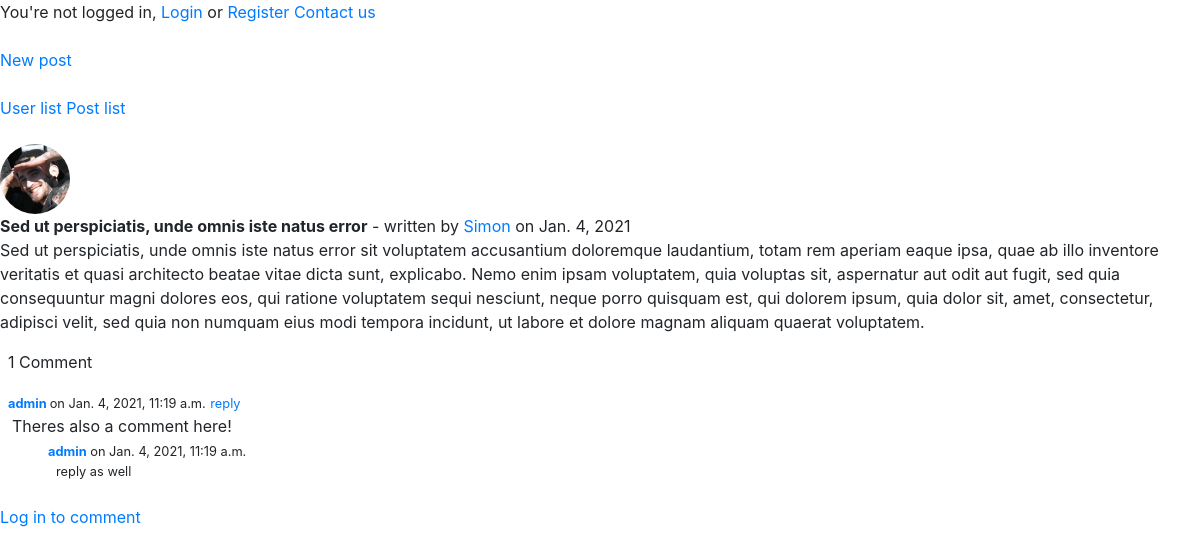
The app's page /posts/1/sed-ut-perspiciatis-unde-omnis-iste-natus-error with its own data.
### posts/models.py (models this page shows, shortened)
class Post(models.Model):
    author = models.ForeignKey(User, on_delete=models.SET_NULL, null=True)
    title = models.CharField(max_length=120)
    text = models.TextField(max_length=1200)
    created = models.DateField(default=django.utils.timezone.now)
    slug = models.SlugField(blank=True, null=True)
    @property
    def number_of_comments(self):
        return Comment.objects.filter(post=self).count()
    class Meta:
        ordering = ('created',)

class Comment(models.Model):
    post = models.ForeignKey(Post, on_delete=models.CASCADE, blank=True, null=True, related_name='comments')
    author = models.ForeignKey(User, on_delete=models.SET_NULL, null=True)
    parent = models.ForeignKey('self', on_delete=models.SET_NULL, null=True, blank=True)
    created = models.DateTimeField(auto_now_add=True, blank=True)
    text = models.CharField(max_length=420)
    def children(self):  # replies
        return Comment.objects.filter(parent=self)
    class Meta:
        ordering = ('created',)

### users/models.py (models this page shows, shortened)
class Profile(models.Model):
    user = models.OneToOneField(User, on_delete=models.CASCADE)
    profile_pic = models.ImageField(default='default.jpg', upload_to='profile_pics')
    kind = models.ForeignKey(UserKindOfProfile, on_delete=models.SET_NULL, null=True)
    instruments = models.ManyToManyField(UserInstrument)
    generes = models.ManyToManyField(UserGenere)
    city = models.CharField(max_length=30)
    open_for_coop = models.BooleanField(default=True)
    form_of_coop = models.ManyToManyField(UserCooperation)
    bio = models.CharField(max_length=600)
    slug = models.SlugField(blank=True, null=True)
    class Meta:
       ordering = ['-user']

### posts/views.py (the view, shortened to what this page needs)
# urls.py: path('<int:pk>/<slug:slug>', PostDetailView.as_view(), name='post-detail'),
class PostDetailView(SuccessMessageMixin, DetailView):
    model = Post
    success_message = 'Your comment has been added.'
    def get_context_data(self, **kwargs):
        context = super().get_context_data(**kwargs)
        post_comments = Comment.objects.all().order_by('-created')
        context['comments'] = post_comments
        if self.request.user.is_authenticated:
            context['comment_form'] = CommentForm(instance=self.request.user)
        return context

### posts/templates/posts/post_detail.html (shortened to what this page needs)
{% extends 'base.html' %}
{% block content %}
    {% include 'navbar.html' %}
    <img id='profile-small-pic' class='rounded-circle' src='{{ post.author.profile.profile_pic.url }}'><br>
    <b>{{ post.title }}</b> - written by <a href="{% url 'user-detail' post.author.profile.slug %}">{{ post.author }}</a> on {{ post.created }}
    <br>
    <p>{{ post.text }}</p>
    {% if comments %}
        <p class="ml-2">{{ object.number_of_comments }} Comment{{ object.number_of_comments|pluralize }}</p>
        {% for comment in comments %}
            {% if comment.post == post %}
                <small class="ml-2"><a href="{% url 'user-detail' comment.author.slug %}"><b> {{ comment.author }} </b></a> on {{ comment.created }}</small>
                <small><a href="{% url 'comment-detail' comment.id %}">reply</a></small>
                <p class="mb-0 ml-2 pl-1">{{ comment.text }}</p>
                {% for reply in comment.children %}
                    <small>
                        <a class="ml-5" href="{% url 'user-detail' reply.author.slug %}"><b>{{ reply.author }}</b></a> on {{ reply.created }}</small>
                        <p class="mb-0 ml-5 pl-2 small">{{ reply.text }}</p>
                {% endfor %}<br>
            {% endif %}
        {% endfor %}
    {% else %}
        <p>No comments yet.</p>
    {% endif %}
    {% if user.is_authenticated %}
        <form method="POST">
            {% csrf_token %}
            {{ comment_form }}
            <input type="hidden" name="parent_id" value="{{ comment.id }}">
            <input type="submit" value="Submit">
        </form>
    {% else %}
        <a href="{% url 'login' %}?next={{request.path}}">Log in to comment</a><br>
    {% endif %}
{% endblock %}

### findmusician/static/findmusician/main.css (style rules this page uses)
#profile-small-pic { max-width: 70px; }

### records on screen
Post: author.profile.profile_pic (picture), title "Sed ut perspiciatis, unde omnis iste natus error", author "Simon", created "Jan. 4, 2021", text "Sed ut perspiciatis, unde omnis iste natus error sit voluptatem accusantium doloremque laudantium, totam rem aperiam eaque ipsa, quae ab illo inventore veritatis et quasi architecto beatae vitae dicta sunt, explicabo. Nemo enim ipsam voluptatem, quia voluptas sit, aspernatur aut odit aut fugit, sed quia consequuntur magni dolores eos, qui ratione voluptatem sequi nesciunt, neque porro quisquam est, qui dolorem ipsum, quia dolor sit, amet, consectetur, adipisci velit, sed quia non numquam eius modi tempora incidunt, ut labore et dolore magnam aliquam quaerat voluptatem.", number_of_comments "1"
Comment: author "admin", created "Jan. 4, 2021, 11:19 a.m.", text "Theres also a comment here!"
Comment: author "admin", created "Jan. 4, 2021, 11:19 a.m.", text "reply as well"
